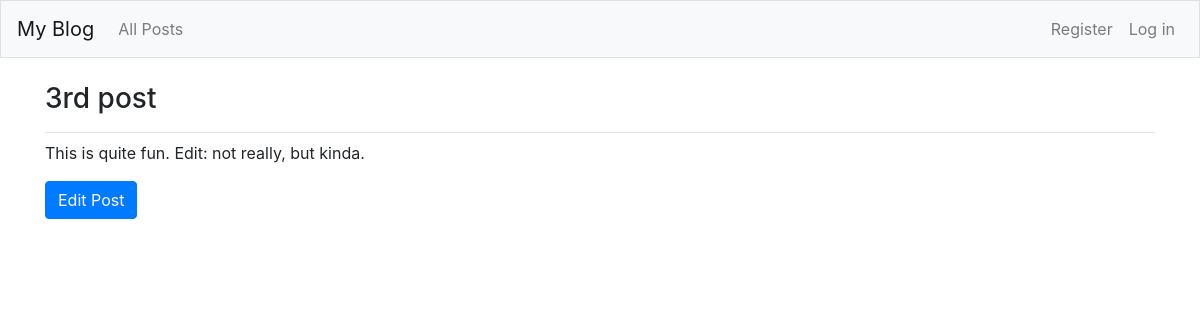
/blog_posts/3/, run on an earlier commit of the app's database.
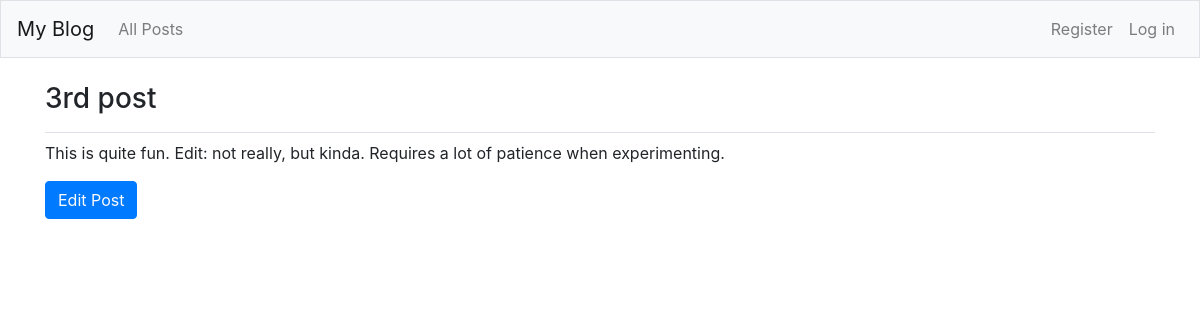
And on a later commit of the database.
### blogs/models.py (models this page shows, shortened)
class BlogPost(models.Model):
    title = models.CharField(max_length=200)
    text = models.TextField()
    date_added = models.DateTimeField(auto_now_add=True)
    owner = models.ForeignKey(User, on_delete=models.CASCADE)

### blogs/views.py (the view)
# urls.py: path("blog_posts/<int:post_id>/", views.post, name="post"),
def post(request, post_id):
    post = BlogPost.objects.get(id=post_id)
    return render(request, "blogs/post.html", {'post': post})

### blogs/templates/blogs/post.html
{% extends "blogs/base.html" %}
{% load bootstrap4 %}
{% block page_header %}
	<h3>{{ post.title }}</h3>
{% endblock page_header %}
{% block content %}
	<p>{{ post.text }}</p>
	{% buttons %}
		<button name="submit" class="btn btn-primary">
			<a href="{% url 'blogs:edit_blog_post' post.id %}" style="color: rgb(250, 250, 250)">Edit Post</a>
		</button>
	{% endbuttons %}
{% endblock content %}

What changed in the data, as far as the page shows it:
changed BlogPost "3rd post": text "This is quite fun. Edit: not really, but kinda." → "This is quite fun. Edit: not really, but kinda. Requires a lot of patience when experimenting."
